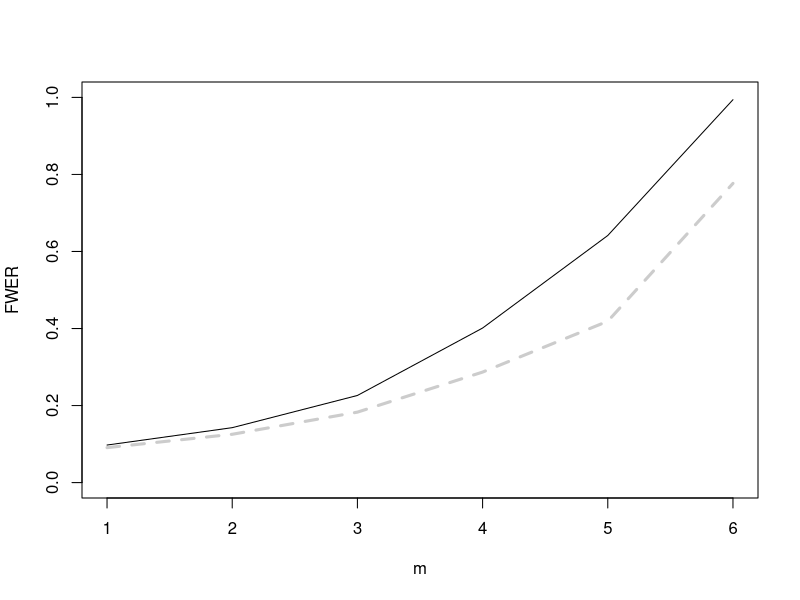

R code for this plot:
# Section 13.1 (unnumbered table)


# plot FWER and FDR for m tests that are correlated with rho=r
par(mfrow=c(1,1))
library(mvtnorm)
alpha<-0.05


pmaxZ<-function(x,m,rho){
  if (m==1){
    out<-1- integrate(dnorm,-x,x)$value
  } else {
    R<-matrix(rho,m,m)+ diag(rep(1-rho,m))
    out<-1-pmvnorm(lower=rep(-x,m),upper=rep(x,m),corr=R)    
  }
  out
}


m<-50
FWER2<-rep(NA,m)

rho<-.5
M<-c(2,3,5,10,20,100)
m<-length(M)
FWER2<-rep(NA,m)
for (i in 1:m){
  FWER2[i]<-pmaxZ(qnorm(1-alpha/2),M[i],rho)
}

FWER<-1-(1-alpha)^(M)

round(cbind(FWER,FWER2),4)

plot(1:m,FWER,type="l",ylim=c(0,1),xlab="m",ylab="FWER")
lines(1:m,FWER2,lty=2,lwd=3,col=gray(.8))

## FDR, it is easy with rho=0
# Dj ~ Bernoulli(alpha)
# sum Dj =X ~ Binomial(m, alpha)
sum( c(0:m) * dbinom(0:m,m,alpha) )



